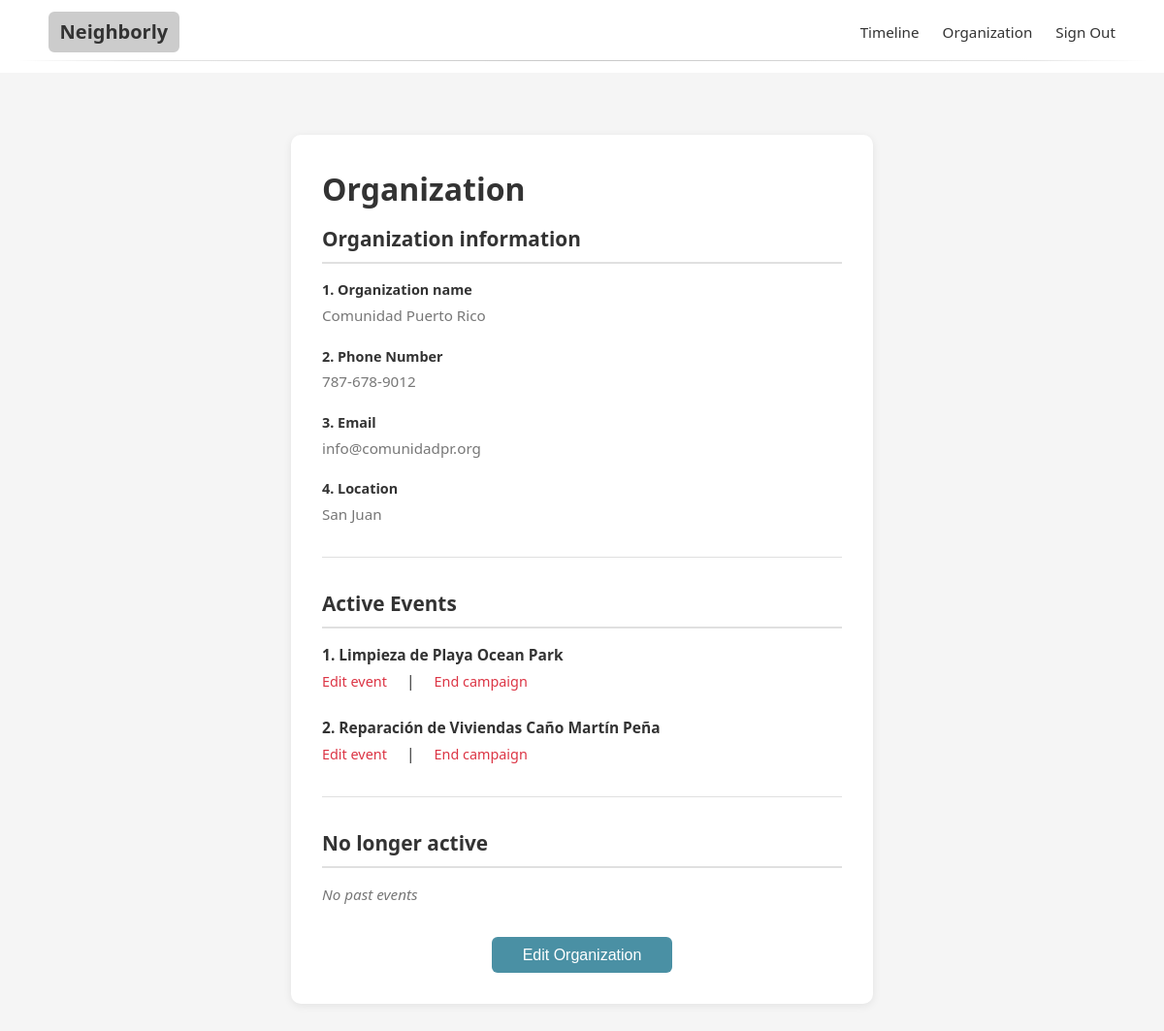
Screenshot of /pages/organizer_profile.php (signed in) with the database file from the repository.
### tables this page shows
CREATE TABLE `organizers` (
  `user_id` int NOT NULL,
  `org_name` varchar(128) NOT NULL,
  `org_description` text,
  PRIMARY KEY (`user_id`),
  CONSTRAINT `organizers_ibfk_1` FOREIGN KEY (`user_id`) REFERENCES `users` (`user_id`) ON DELETE CASCADE
);

CREATE TABLE `users` (
  `user_id` int NOT NULL AUTO_INCREMENT,
  `username` varchar(25) NOT NULL,
  `password_hash` varchar(64) NOT NULL,
  `email` varchar(254) DEFAULT NULL,
  `role` enum('volunteer','organizer','admin') NOT NULL,
  `phone` varchar(15) DEFAULT NULL,
  `location` varchar(100) DEFAULT NULL,
  `created_at` timestamp NULL DEFAULT CURRENT_TIMESTAMP,
  `updated_at` timestamp NULL DEFAULT CURRENT_TIMESTAMP ON UPDATE CURRENT_TIMESTAMP,
  PRIMARY KEY (`user_id`),
  UNIQUE KEY `username` (`username`)
);

CREATE TABLE `events` (
  `event_id` int NOT NULL AUTO_INCREMENT,
  `organizer_id` int NOT NULL,
  `title` varchar(255) NOT NULL,
  `description` text NOT NULL,
  `image_url` varchar(1000) DEFAULT NULL,
  `location` varchar(255) NOT NULL,
  `start_date` datetime NOT NULL,
  `end_date` datetime NOT NULL,
  `slots_available` int NOT NULL,
  `is_approved` tinyint(1) DEFAULT '0',
  `status` enum('active','cancelled','completed') DEFAULT 'active',
  `created_at` timestamp NULL DEFAULT CURRENT_TIMESTAMP,
  `updated_at` timestamp NULL DEFAULT CURRENT_TIMESTAMP ON UPDATE CURRENT_TIMESTAMP,
  PRIMARY KEY (`event_id`),
  KEY `idx_events_dates` (`start_date`,`end_date`),
  KEY `idx_events_location` (`location`),
  KEY `idx_events_organizer` (`organizer_id`),
  KEY `idx_events_approved` (`is_approved`),
  CONSTRAINT `events_ibfk_1` FOREIGN KEY (`organizer_id`) REFERENCES `organizers` (`user_id`) ON DELETE CASCADE
);

### pages/organizer_profile.php (the view, shortened to what this page needs)
<?php
$pdo = connect_to_database();
$locationsPath = __DIR__ . '/../config/locations.php';
$locations = require $locationsPath;
try {
    $skills_stmt = $pdo->prepare("SELECT skill_id, skill_name FROM skills ORDER BY skill_name");
    $skills_stmt->execute();
    $all_skills = $skills_stmt->fetchAll(PDO::FETCH_ASSOC);
} catch (PDOException $e) {
    error_log("Skills fetch error: " . $e->getMessage());
    $all_skills = [];
}
$userId = $_SESSION['user_id'];
$editMode = isset($_GET['edit']) && $_GET['edit'] === 'true';
$editEventId = isset($_GET['edit_event']) ? (int)$_GET['edit_event'] : null;
$stmt = $pdo->prepare("
    SELECT u.username, u.email, u.phone, u.location, o.org_name, o.org_description
    FROM users u
    JOIN organizers o ON u.user_id = o.user_id
    WHERE u.user_id = :user_id
");
$stmt->execute(['user_id' => $userId]);
$organizer = $stmt->fetch(PDO::FETCH_ASSOC);
$editingEvent = null;
$eventSkills = [];
$stmt = $pdo->prepare("
    SELECT e.event_id, e.title, e.start_date, e.location, e.is_approved, e.status
    FROM events e
    WHERE e.organizer_id = :organizer_id AND e.status = 'active'
    ORDER BY e.start_date
");
$stmt->execute(['organizer_id' => $userId]);
$activeEvents = $stmt->fetchAll(PDO::FETCH_ASSOC);
$stmt = $pdo->prepare("
    SELECT e.event_id, e.title, e.start_date, e.location, e.status
    FROM events e
    WHERE e.organizer_id = :organizer_id AND (e.status = 'completed' OR e.status = 'cancelled')
    ORDER BY e.start_date DESC
");
$stmt->execute(['organizer_id' => $userId]);
$pastEvents = $stmt->fetchAll(PDO::FETCH_ASSOC);
?>
<?php if ($editEventId && $editingEvent): ?>
    <div class="profile-form">
        <h1>Edit Event: <?php echo htmlspecialchars($editingEvent['title']); ?></h1>
        <?php if (!empty($errors)): ?>
            <div style="background: #f8d7da; color: #721c24; padding: 1rem; border-radius: 6px; margin-bottom: 1rem;">
                <?php foreach ($errors as $error): ?>
                    <p style="margin: 0.25rem 0;"><?php echo htmlspecialchars($error); ?></p>
                <?php endforeach; ?>
            </div>
        <?php endif; ?>
        <form method="post" action="organizer_profile.php">
            <input type="hidden" name="event_id" value="<?php echo $editEventId; ?>">
            <div class="form-group">
                <label for="event_title">Event Title *</label>
                <input type="text" id="event_title" name="event_title" required maxlength="255"
                       value="<?php echo htmlspecialchars($editingEvent['title']); ?>">
            </div>
            <div class="form-group">
                <label for="event_description">Description *</label>
                <textarea id="event_description" name="event_description" required rows="5"><?php echo htmlspecialchars($editingEvent['description']); ?></textarea>
            </div>
            <div class="form-group">
                <label for="event_location">Location *</label>
                <select id="event_location" name="event_location" required>
                    <option value="">Select a location</option>
                    <?php foreach ($locations as $loc): ?>
                        <option value="<?php echo htmlspecialchars($loc); ?>"
                                <?php echo $editingEvent['location'] === $loc ? 'selected' : ''; ?>>
                            <?php echo htmlspecialchars($loc); ?>
                        </option>
                    <?php endforeach; ?>
                </select>
            </div>
            <div class="form-group">
                <label for="start_date">Start Date & Time *</label>
                <input type="datetime-local" id="start_date" name="start_date" required
                       value="<?php echo date('Y-m-d\TH:i', strtotime($editingEvent['start_date'])); ?>">
            </div>
            <div class="form-group">
                <label for="end_date">End Date & Time *</label>
                <input type="datetime-local" id="end_date" name="end_date" required
                       value="<?php echo date('Y-m-d\TH:i', strtotime($editingEvent['end_date'])); ?>">
            </div>
            <div class="form-group">
                <label for="slots_available">Number of Volunteer Spots *</label>
                <input type="number" id="slots_available" name="slots_available" required min="1"
                       value="<?php echo $editingEvent['slots_available']; ?>">
            </div>
            <div class="form-group">
                <label>Required Skills (optional)</label>
                <div style="max-height: 150px; overflow-y: auto; border: 1px solid #ccc; padding: 0.5rem; border-radius: 4px;">
                    <?php foreach ($all_skills as $skill): ?>
                        <div style="margin-bottom: 0.5rem;">
                            <input type="checkbox" id="skill_<?php echo $skill['skill_id']; ?>"
                                   name="event_skills[]" value="<?php echo $skill['skill_id']; ?>"
                                   <?php echo in_array($skill['skill_id'], $eventSkills) ? 'checked' : ''; ?>>
                            <label for="skill_<?php echo $skill['skill_id']; ?>" style="font-weight: normal;">
                                <?php echo htmlspecialchars($skill['skill_name']); ?>
                            </label>
                        </div>
                    <?php endforeach; ?>
                </div>
                <small style="color: #666;">Volunteers must have at least one of these skills to sign up</small>
            </div>
            <div class="form-group">
                <label for="image_url">Image URL (optional)</label>
                <input type="url" id="image_url" name="image_url" placeholder="https://example.com/image.jpg"
                       value="<?php echo htmlspecialchars($editingEvent['image_url'] ?? ''); ?>">
                <small style="color: #666;">Provide a URL to an image for your event</small>
            </div>
            <div class="form-buttons">
                <a href="organizer_profile.php">
                    <button type="button" class="btn-cancel">Cancel</button>
                </a>
                <button type="submit" name="update_event" class="btn-save">Update Event</button>
            </div>
        </form>
    </div>
<?php elseif (!$editMode): ?>
    <div class="profile-container">
        <h1>Organization</h1>
        <div class="profile-section">
            <h2>Organization information</h2>
            <div class="profile-field">
                <strong>1. Organization name</strong>
                <p><?php echo !empty($organizer['org_name'])
                    ? htmlspecialchars($organizer['org_name'])
                    : 'No organization name provided'; ?></p>
            </div>
            <div class="profile-field">
                <strong>2. Phone Number</strong>
                <p><?php echo !empty($organizer['phone'])
                    ? htmlspecialchars($organizer['phone'])
                    : 'No phone number provided'; ?></p>
            </div>
            <div class="profile-field">
                <strong>3. Email</strong>
                <p><?php echo !empty($organizer['email'])
                    ? htmlspecialchars($organizer['email'])
                    : 'No email provided'; ?></p>
            </div>
            <div class="profile-field">
                <strong>4. Location</strong>
                <p><?php echo !empty($organizer['location'])
                    ? htmlspecialchars($organizer['location'])
                    : 'No location provided'; ?></p>
            </div>
        </div>
        <hr class="profile-divider">
        <div class="profile-section">
            <h2>Active Events</h2>
            <?php if (empty($activeEvents)): ?>
                <p class="empty-state">No active events</p>
            <?php else: ?>
                <?php foreach ($activeEvents as $index => $event): ?>
                    <div class="event-item">
                        <p><strong><?php echo ($index + 1) . '. ' . htmlspecialchars($event['title']); ?></strong></p>
                        <p>
                            <a href="organizer_profile.php?edit_event=<?php echo $event['event_id']; ?>"
                               style="margin-right: 1rem;">Edit event</a>
                            |
                            <a href="organizer_profile.php?end_event=<?php echo $event['event_id']; ?>"
                               onclick="return confirm('Are you sure you want to end this campaign?');"
                               style="margin-left: 1rem;">
                              End campaign
                           </a>
                        </p>
                    </div>
                <?php endforeach; ?>
            <?php endif; ?>
        </div>
        <hr class="profile-divider">
        <div class="profile-section">
            <h2>No longer active</h2>
            <?php if (empty($pastEvents)): ?>
                <p class="empty-state">No past events</p>
            <?php endif; ?>
        </div>
        <div class="profile-actions">
            <a href="organizer_profile.php?edit=true">
                <button type="button" class="btn">Edit Organization</button>
            </a>
        </div>
    </div>
<?php endif; ?>
<?php
include "base.php";
?>

### static/css/style.css (style rules this page uses)
:root { --color-bg: #F5F5F5; --color-surface: #FFFFFF; --color-text: #333333; --color-muted: #777777; --color-link: #4A90A4; --color-link-hover: #205B8C; }
*, *::before, *::after { box-sizing: border-box; }
body { margin: 0; padding: 0; background: var(--color-bg); color: var(--color-text); font-family: system-ui, -apple-system, BlinkMacSystemFont, "Segoe UI", sans-serif; font-size: 16px; line-height: 1.5; }
h1, h2, h3, h4, h5, h6 { font-weight: 600; margin-top: 0; color: var(--color-text); }
h1 { font-size: 2rem; margin-bottom: 0.75rem; }
h2 { font-size: 1.5rem; margin-bottom: 0.6rem; }
p { margin: 0 0 0.75rem; font-size: 0.97rem; }
a { color: var(--color-link); text-decoration: none; }
.btn { display: inline-block; border: none; border-radius: 6px; padding: 0.5rem 0.9rem; font-size: 0.95rem; cursor: pointer; background: var(--color-link); color: #fff; }
.profile-container { max-width: 600px; margin: 0 auto; background: var(--color-surface); padding: 2rem; border-radius: 10px; box-shadow: 0 2px 8px rgba(0, 0, 0, 0.08); }
.profile-section { margin-bottom: 2rem; }
.profile-section h2 { font-size: 1.3rem; margin-bottom: 1rem; padding-bottom: 0.5rem; border-bottom: 2px solid #e0e0e0; }
.profile-field { margin-bottom: 1.25rem; }
.profile-field strong { display: block; margin-bottom: 0.25rem; font-size: 0.9rem; color: var(--color-text); }
.profile-field p { margin: 0; color: var(--color-muted); font-size: 0.95rem; }
.profile-divider { border: none; border-top: 1px solid #e0e0e0; margin: 2rem 0; }
.event-item { margin-bottom: 1.5rem; }
.event-item p:first-child { margin-bottom: 0.25rem; }
.event-item a { color: #dc3545; font-size: 0.9rem; }
.empty-state { color: var(--color-muted); font-style: italic; font-size: 0.95rem; }
.profile-actions { text-align: center; margin-top: 2rem; }
.profile-actions a { text-decoration: none; }
.profile-actions button { padding: 0.6rem 2rem; font-size: 1rem; }

### rows the page displays
organizers: org_name "Comunidad Puerto Rico", user_id.phone "787-678-9012", user_id.email "info@comunidadpr.org", user_id.location "San Juan"
events: title "Limpieza de Playa Ocean Park"
events: title "Reparación de Viviendas Caño Martín Peña"
